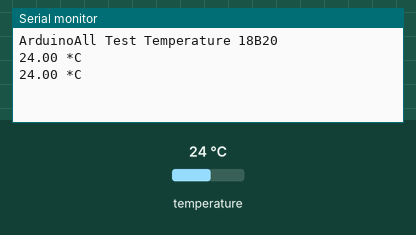
This sketch was run on a simulated Arduino Uno, built with avr-gcc and run on an emulated ATmega328P. On the bench: the last lines printed to the serial monitor. The inputs (shaded band) are chosen by the test bench; at power-on: temperature 24 °C.

Above: at 3.3 s.
3.4 s: temperature set to 12 °C
At 5.5 s:
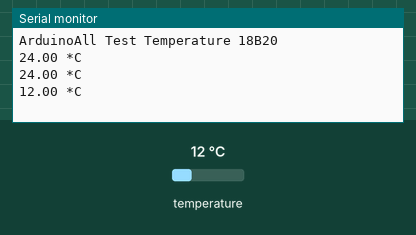
5.9 s: temperature set to 19 °C
At 6.9 s:
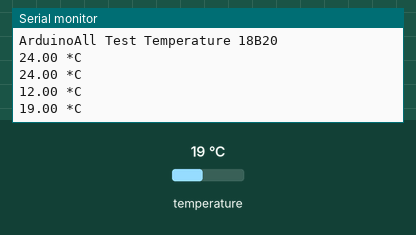
Timing chart, 0 to 8.9 s (numbered marks = the images above; inputs shaded):
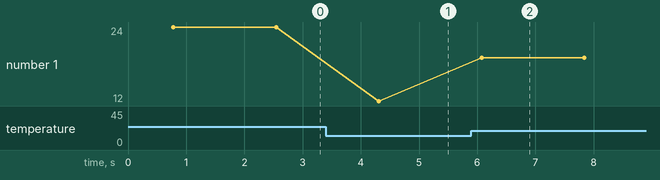

Measured:
- after the input at 3.4 s, the serial monitor: prints a new line after 0.91 s (image 1)
- after the input at 5.9 s, the serial monitor: prints a new line after 0.17 s (image 2)
- plotted number 1: 24 → 12 after the input at 3.4 s, 12 → 19 after the input at 5.9 s

The sketch:

water-temperature.ino
```cpp
// Water temperatrue 18B20

// Installed library OneWire by Jim Studt, Tom Pollard ...etc
// Installed libray dallas by temperature v 3.9.0

#include <OneWire.h>
#include <DallasTemperature.h>
#define ONE_WIRE_BUS 16 //กำหนดว่าขาของเซนเซอร์ 18B20 ต่อกับขา 2
OneWire oneWire(ONE_WIRE_BUS);
DallasTemperature sensors(&oneWire);

void setup(void) {
Serial.begin(9600);
Serial.println("ArduinoAll Test Temperature 18B20");
sensors.begin();
}

void loop(void) {
sensors.requestTemperatures(); //สั่งอ่านค่าอุณหภูมิ
Serial.print(sensors.getTempCByIndex(0)); // แสดงค่าอุณหภูมิ
Serial.println(" *C");
delay(1000);
}
```
